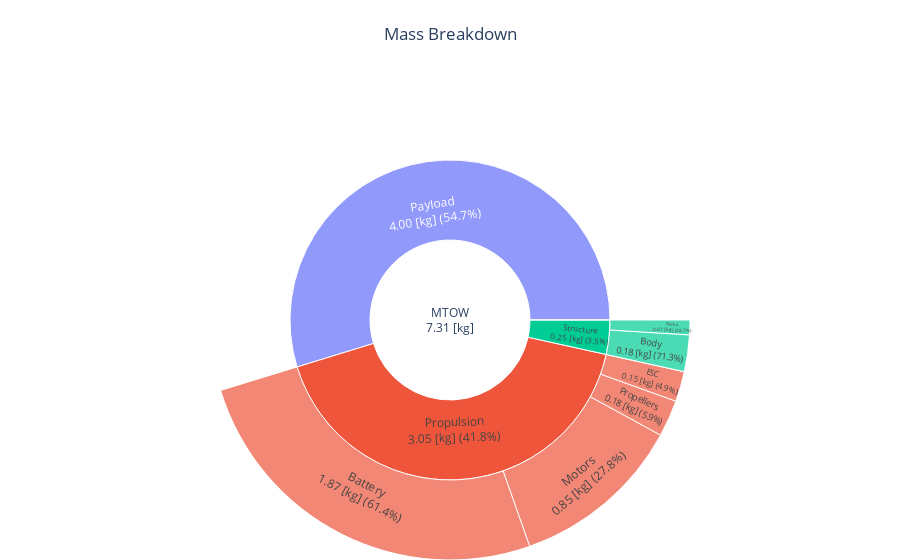

The notebook cell saved with this chart:
### Code cell
fig = mass_breakdown_sun_plot_drone(OUTPUT_FILE)
fig.show()

### Figure 1 — Plotly figure (JSON) as saved in the notebook; plotly's stock layout.template omitted (floating-point values rounded to 4 significant figures)
{"data": [{"branchvalues": "total", "labels": ["MTOW<br>7.31 [kg]", "Payload<br>4.00 [kg] (54.7%)", "Fuel mission<br>0.00 [kg] (0.0%)", "Propulsion<br>3.05 [kg] (41.8%)", "Structure<br>0.25 [kg] (3.5%)", "Propellers<br>0.18 [kg] (5.9%)", "Motors<br>0.85 [kg] (27.8%)", "Gearboxes<br>0.00 [kg] (0.0%)", "ESC<br>0.15 [kg] (4.9%)", "Battery<br>1.87 [kg] (61.4%)", "Body<br>0.18 [kg] (71.3%)", "Arms<br>0.07 [kg] (28.7%)"], "parents": ["", "MTOW<br>7.31 [kg]", "MTOW<br>7.31 [kg]", "MTOW<br>7.31 [kg]", "MTOW<br>7.31 [kg]", "Propulsion<br>3.05 [kg] (41.8%)", "Propulsion<br>3.05 [kg] (41.8%)", "Propulsion<br>3.05 [kg] (41.8%)", "Propulsion<br>3.05 [kg] (41.8%)", "Propulsion<br>3.05 [kg] (41.8%)", "Structure<br>0.25 [kg] (3.5%)", "Structure<br>0.25 [kg] (3.5%)"], "type": "sunburst", "values": [7.307, 4, 0, 3.055, 0.2525, 0.1808, 0.8507, 0, 0.1488, 1.874, 0.1799, 0.07258]}], "layout": {"margin": {"b": 0, "l": 0, "r": 0, "t": 80}, "title": {"text": "Mass Breakdown", "x": 0.5}}}
